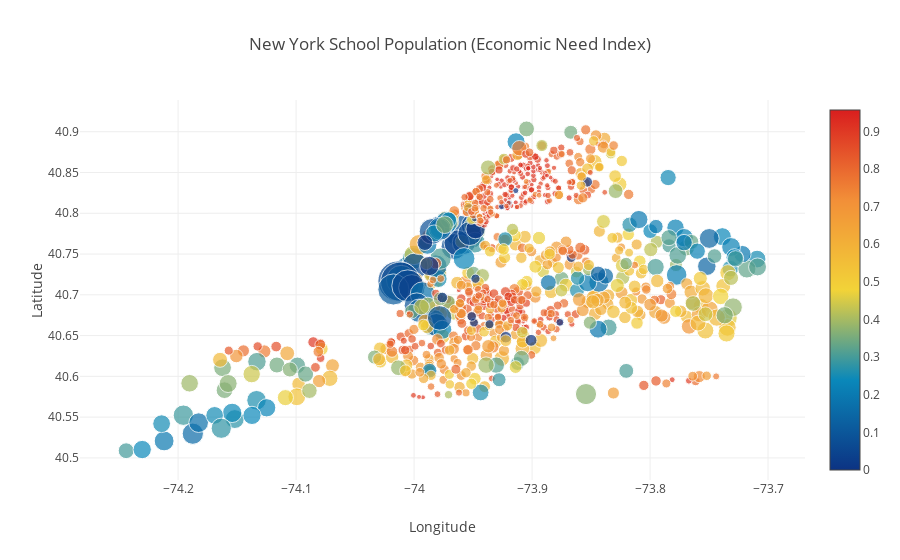

The code cell stored with this chart in its notebook:
### Code cell
data = [
    {
        'x': df["Longitude"],
        'y': df["Latitude"],
        'text': df["School Name"],
        'mode': 'markers',
        'marker': {
            'color': df["Economic Need Index"],
            'size': df["School Income Estimate"]/4500,
            'showscale': True,
            'colorscale':'Portland'
        }
    }
]

layout= go.Layout(
    title= 'New York School Population (Economic Need Index)',
    xaxis= dict(
        title= 'Longitude'
    ),
    yaxis=dict(
        title='Latitude'
    ))
fig = go.Figure(data=data, layout=layout)
iplot(fig, filename='scatter_hover_labels')

### Figure 1 — Plotly figure (JSON) as saved in the notebook; plotly's stock layout.template omitted (floating-point values rounded to 4 significant figures; data arrays with more than 128 entries replaced by an {"elided": "..."} marker saying what was removed)
{"data": [{"marker": {"color": {"elided": "1272 float values"}, "colorscale": "Portland", "showscale": true, "size": {"elided": "1272 float values"}}, "mode": "markers", "text": {"elided": "1272 str values"}, "type": "scatter", "uid": "60d7205b-7ff0-450b-9b38-f378c90a26f6", "x": {"elided": "1272 float values"}, "y": {"elided": "1272 float values"}}], "layout": {"title": {"text": "New York School Population (Economic Need Index)"}, "xaxis": {"title": {"text": "Longitude"}}, "yaxis": {"title": {"text": "Latitude"}}}}
